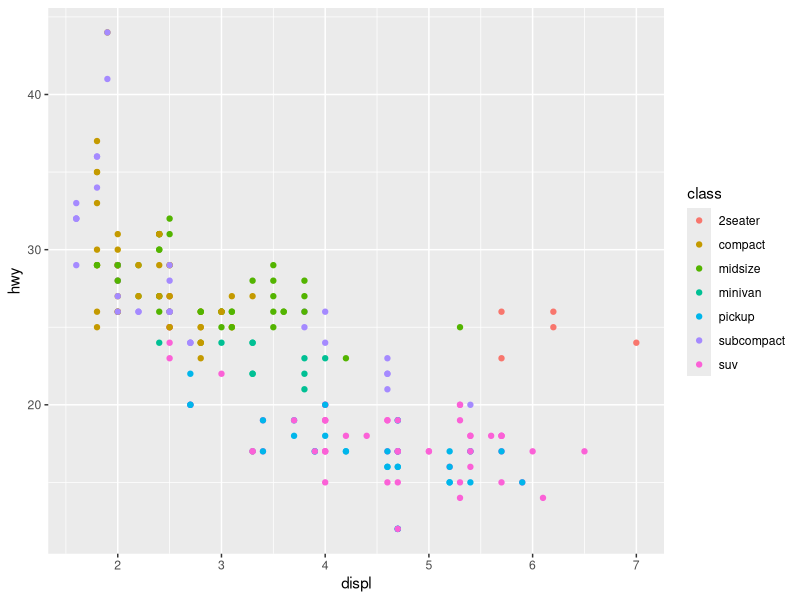
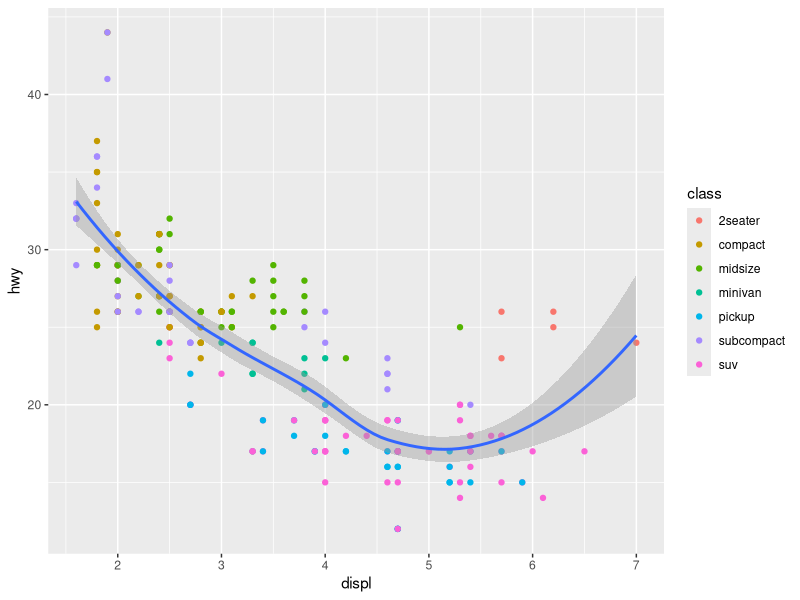
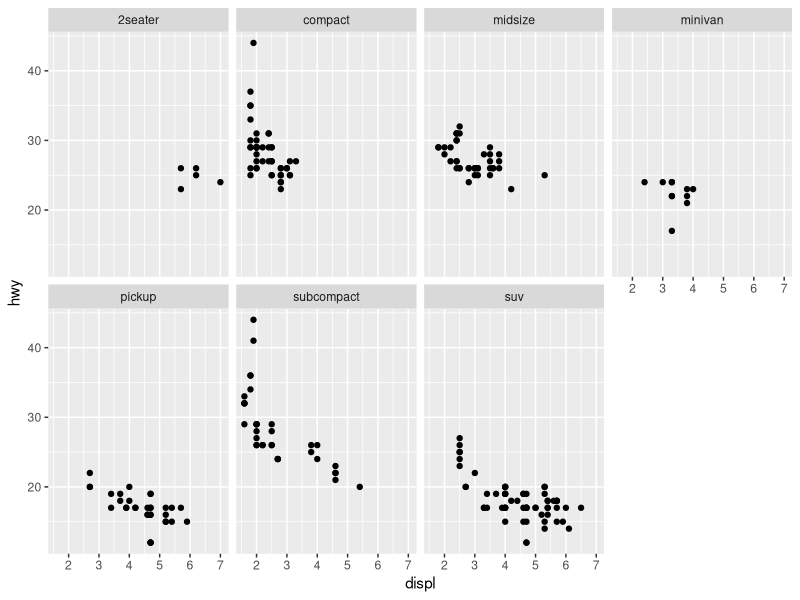
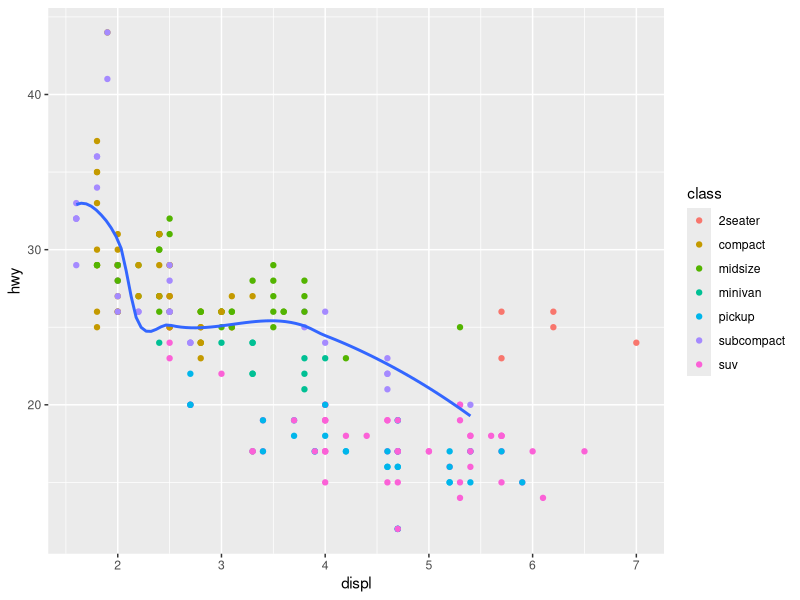
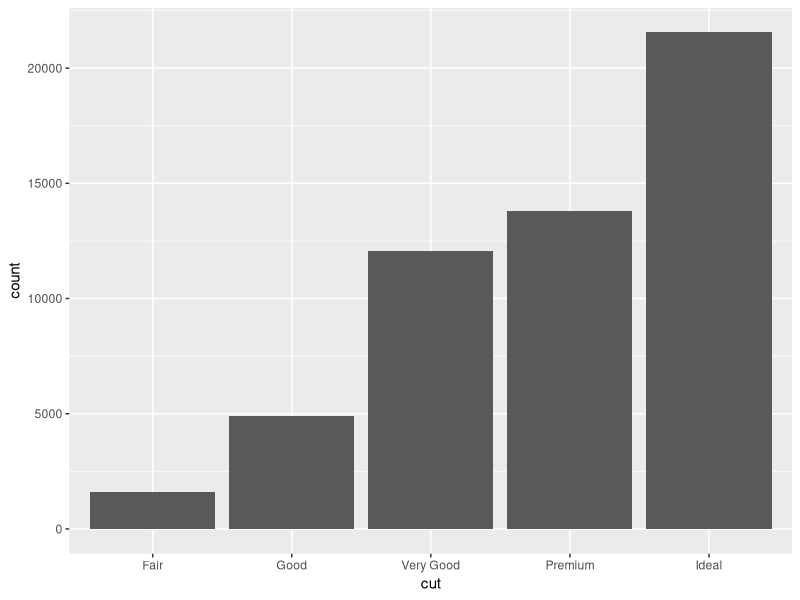

Recreate these plots in R, in order. (Note: this script raises an error after producing the figures.)
library(tidyverse) # Library I am using for ggplot2 and dplyr

mpg #First set of data

ggplot(data = mpg) +
  geom_point(mapping = aes(x = displ, y = hwy, color = class)) 
#Basic point plot with color shows the engine type and highway milage the car gets and also what type of car it is with color

ggplot(data = mpg, mapping = aes(x = displ, y = hwy)) +
  geom_point(mapping = aes(color = class)) +
  geom_smooth() 
#adds a line of best fit showing that highway mileage lowers with the amount of cylinders 

ggplot(data = mpg) +
  geom_point(mapping = aes(x = displ, y = hwy)) +
  facet_wrap(~ class, nrow = 2)
#breaks data into different graphs based on the class of car

ggplot(data = mpg, mapping = aes(x = displ, y = hwy)) +
  geom_point(mapping = aes(color = class)) +
  geom_smooth(
    data = filter(mpg, class == "subcompact"),
    se = FALSE
  )
#the smooth line now only is based off of the subcompact car class

#second chapter
library(tidyverse)#need to load this every time

diamonds #second data set

ggplot(data = diamonds) +
  geom_bar(mapping = aes(x = cut)) 
#creates a basic bar graph

ggplot(data = diamond) +
  stat_count(maping = aes(x = cut))
#makes the same bar graph different code

ggplot(data = diamonds) +
  geom_bar(mapping = aes(x = cut, y = ..prop.., group = 1))
#makes a bar graph of proportions rather than bulk numbers

ggplot(data = diamonds) +
  stat_summary(
    mapping = aes(x = cut, y = depth),
    fun.ymin = min,
    fun.ymax = max,
    fun.y = median
  )
#makes a box graph here comparing cut and depth they are found at

ggplot(data = diamonds) +
  geom_bar(mapping = aes(x = cut, color = cut, fill = cut))
#color adds an outline, fill fills thebars a color

ggplot(data = diamonds) +
  geom_bar(mapping = aes(x = cut, fill = clarity))
#if you use a second varible will fill the bars in proportion to the bar, here cut broken down into clarity

ggplot(data = diamonds) +
  geom_bar(mapping = aes(x = cut, fill = clarity),
  position = "fill"
  )
#makes the bars even but shows proportion of cut compared to clarity better

ggplot(data = diamonds) +
  geom_bar(mapping = aes(x = cut, fill = clarity),
           position = "dodge"
  )
#makes seprate bars to better show numbers over proportions

ggplot(data = mpg) +
  geom_point(mapping = aes(x = displ, y = hwy), postion = "jitter")
#makes it so each point is represented, but with loss of accuracy

?position_dodge
#command to get help page can switch with jitter or stack, etc

ggplot(data = mpg, mapping = aes(x = class, y = hwy)) +
  geom_boxplot() +
  coord_flip()
#makes a box plot of class compared to highway milage, coord_flip() flips the axis
